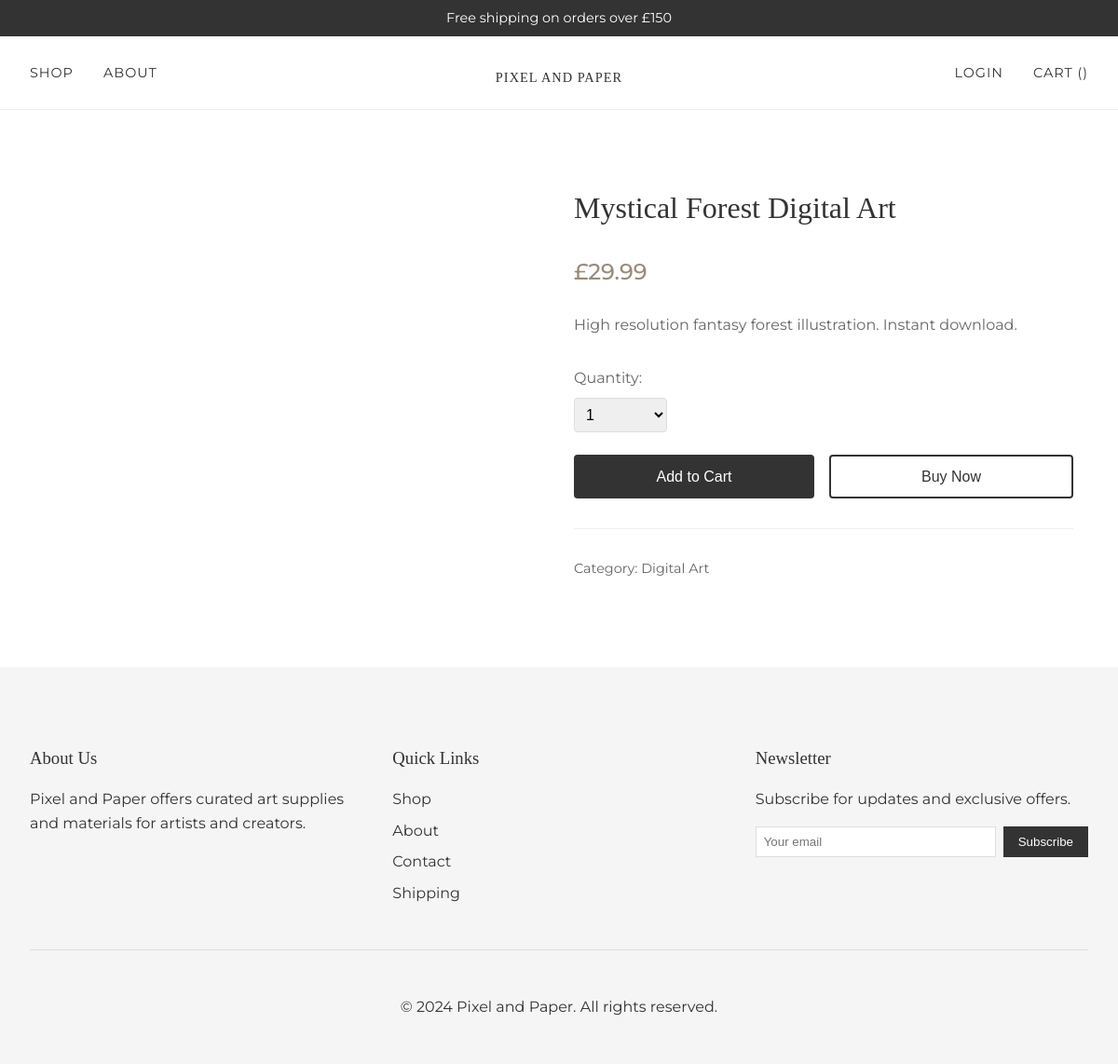
The app's page /products/mystical-forest/ with its own data.
### products/models.py (models this page shows, shortened)
class Product(models.Model):
    title = models.CharField(max_length=255)
    description = models.TextField()
    price = models.DecimalField(max_digits=6, decimal_places=2)
    file = models.FileField(upload_to='product_images')
    slug = models.SlugField(unique=True)
    category = models.CharField(max_length=100)
    image = models.ImageField(upload_to='product_images/', blank=True, null=True)

### products/views.py (the view)
# urls.py: path('<slug:slug>/', views.product_detail, name='product_detail'),
def product_detail(request, slug):
    product = get_object_or_404(Product, slug=slug)
    context = {
        'product': product,
        'stripe_public_key': settings.STRIPE_PUBLIC_KEY,
    }
    return render(request, 'products/product_detail.html', context)

### cart/context_processors.py (called while the page is built)
def cart_context(request):
    return {'cart': get_or_create_cart(request)}

### cart/views.py (called while the page is built)
def get_or_create_cart(request):
    if request.user.is_authenticated:
        cart, created = Cart.objects.get_or_create(user=request.user)
    else:
        session_key = request.session.session_key
        if not session_key:
            request.session.create()
            session_key = request.session.session_key
        cart, created = Cart.objects.get_or_create(session_id=session_key)
    return cart

### templates/products/product_detail.html (shortened to what this page needs)
{% extends 'base.html' %}
{% block content %}
<div class="product-detail">
    <div class="product-images">
    </div>
    <div class="product-info">
        <h1>{{ product.title }}</h1>
        <p class="price">£{{ product.price }}</p>
        <div class="product-description">
            {{ product.description|linebreaks }}
        </div>
        <form method="POST" action="{% url 'add_to_cart' product.id %}" class="product-actions">
            <div class="quantity-selector">
                <label for="quantity">Quantity:</label>
                <select name="quantity" id="quantity">
                    {% for i in "12345"|make_list %}
                    <option value="{{ i }}">{{ i }}</option>
                    {% endfor %}
                </select>
            </div>
            <div class="button-group">
                <button type="submit" class="add-to-cart-button">Add to Cart</button>
                <button type="button" id="checkout-button" class="checkout-button">Buy Now</button>
            </div>
        </form>
        <div class="product-meta">
            <p class="category">Category: {{ product.category }}</p>
        </div>
    </div>
</div>
{% endblock %}

### pixel_and_paper/static/css/styles.css (style rules this page uses)
:root { --primary-color: #333333; --secondary-color: #666666; --accent-color: #9a8a78; --background-color: #ffffff; --light-gray: #f5f5f5; }
body { margin: 0; padding: 0; font-family: 'Montserrat', sans-serif; color: var(--primary-color); line-height: 1.6; }
h1, h2, h3, h4 { font-family: 'Cormorant Garamond', serif; font-weight: 400; }
.price { color: var(--accent-color); font-weight: 500; }
.product-detail { display: flex; gap: 2rem; max-width: 1200px; margin: 2rem auto; padding: 2rem; }
.product-images { flex: 1; }
.product-info { flex: 1; padding: 1rem; }
.product-info h1 { font-size: 2rem; margin: 0 0 1rem 0; font-family: 'Cormorant Garamond', serif; }
.price { font-size: 1.5rem; color: var(--accent-color); margin-bottom: 1.5rem; font-weight: 500; }
.product-description { margin-bottom: 2rem; line-height: 1.6; color: var(--secondary-color); }
.product-actions { margin-bottom: 2rem; }
.quantity-selector { margin-bottom: 1.5rem; }
.quantity-selector label { display: block; margin-bottom: 0.5rem; color: var(--secondary-color); }
.quantity-selector select { padding: 0.5rem; width: 100px; border: 1px solid #ddd; border-radius: 4px; font-size: 1rem; }
.button-group { display: flex; gap: 1rem; }
.add-to-cart-button, .checkout-button { padding: 0.8rem 1.5rem; border: none; border-radius: 4px; font-size: 1rem; cursor: pointer; transition: all 0.3s ease; flex: 1; }
.add-to-cart-button { background-color: var(--primary-color); color: white; }
.checkout-button { background-color: #ffffff; color: var(--primary-color); border: 2px solid var(--primary-color); }
.product-meta { margin-top: 2rem; padding-top: 1rem; border-top: 1px solid #eee; }
.product-meta p { color: var(--secondary-color); font-size: 0.9rem; }

### records on screen
Product: title "Mystical Forest Digital Art", price "29.99", description "High resolution fantasy forest illustration. Instant download.", category "Digital Art"

### other values on screen
form field quantity "1"
